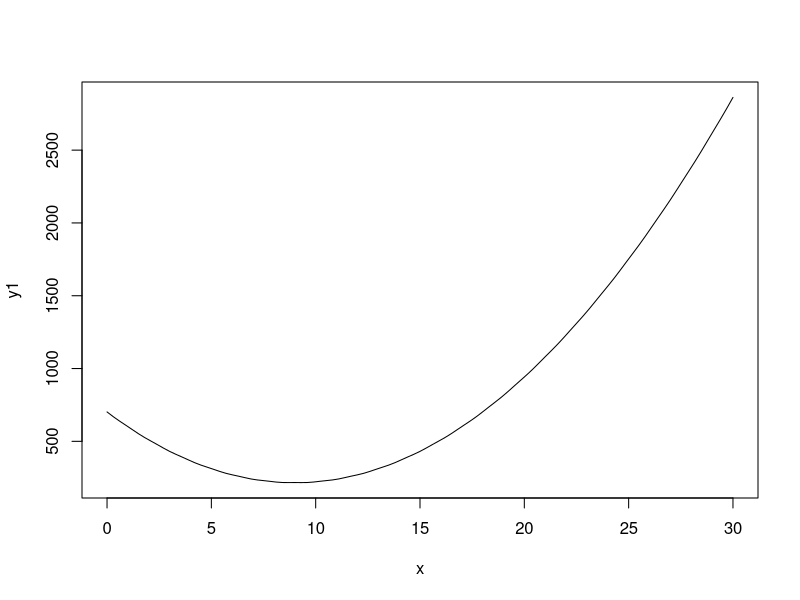

This chart was generated by the following R code:
#OPTIMISE

y1 <- function(x) {(x-3)^2+2*(x-3)^2+3*(x-15)^2+sin(100*x)}

optimise(y1, c(0,100))
optimise(y1, c(0,15))
optimise(y1, c(9,12))
optimise(y1, c(10,11))
plot(y1,0,30)

# we do not get the same optimum each time
# we get local optimums (not global optimum)

#INTEGRATE

y2 <- function(x) {x*sin(x)}
integrate(y2, lower = -7e5, upper = 7e5, subdivisions=1e7)
system.time(integrate(y2, lower = -7e5, upper = 7e5, subdivisions=1e7))
